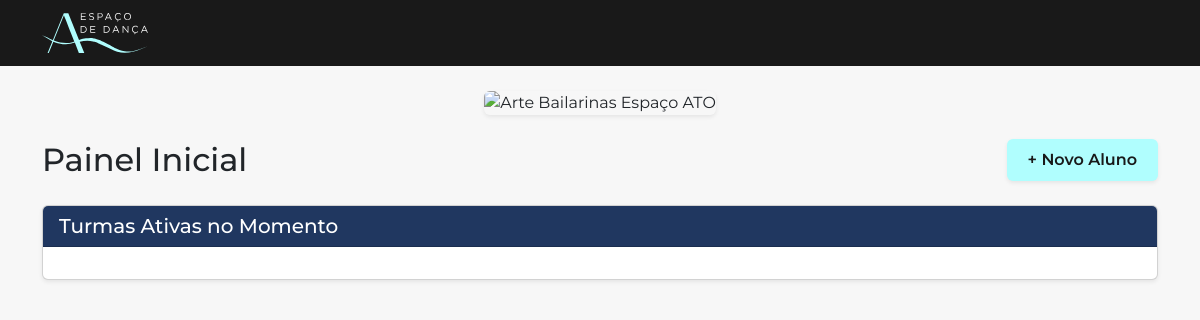
Before: / with the older database file.
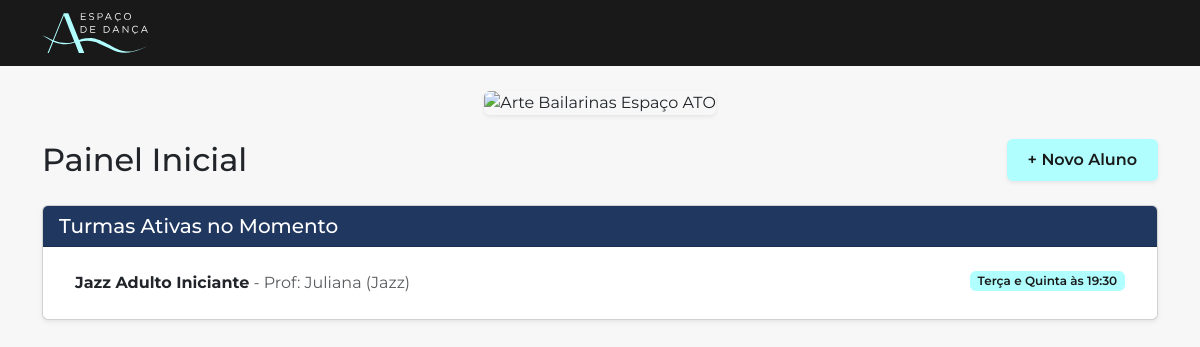
After: the same page with the newer database file.
### tables this page shows
CREATE TABLE turmas (
            id_turma INTEGER PRIMARY KEY AUTOINCREMENT,
            nome_turma TEXT NOT NULL,
            id_professor INTEGER,
            horario TEXT,
            dias_semana TEXT,
            valor_mensal_base REAL,
            tipo_gestao TEXT NOT NULL,
            is_particular BOOLEAN,
            cronograma TEXT,
            valor_por_aula REAL,
            ativo INTEGER DEFAULT 1,
            
            FOREIGN KEY (id_professor) REFERENCES professores (id_professor)
        );

CREATE TABLE professores (
            id_professor INTEGER PRIMARY KEY AUTOINCREMENT,
            nome TEXT NOT NULL,
            telefone TEXT,
            chave_pix TEXT UNIQUE,
            ativo INTEGER DEFAULT 1
        );

### app.py (the view)
@app.route('/')
def pagina_inicial():
    escola = "Espaço de Dança ATO"
    turmas_ativas = listar_turmas()
    return render_template('index.html', nome_dinamico=escola, lista_de_turmas=turmas_ativas)

### operacoes.py (called while the page is built)
def conectar_banco():
    conexao = sqlite3.connect('escola_danca.db')
    cursor = conexao.cursor()
    cursor.execute('PRAGMA foreign_keys = ON;')
    return conexao, cursor

def listar_turmas():
    conexao, cursor = conectar_banco()
    sql = '''
        SELECT
            turmas.id_turma,
            turmas.nome_turma,
            professores.nome,
            turmas.horario,
            turmas.dias_semana,
            turmas.valor_mensal_base
        FROM turmas
        LEFT JOIN professores ON turmas.id_professor = professores.id_professor
        WHERE turmas.ativo = 1
    '''
    cursor.execute(sql)
    turmas_banco = cursor.fetchall()
    conexao.close()
    lista_turmas = []
    for t in turmas_banco:
        lista_turmas.append({
            "id_turma": t[0],
            "nome_turma": t[1],
            "nome_professor": t[2] if t[2] else "Sem Professor",
            "horario": t[3],
            "dias_semana": t[4],
            "valor_mensal_base": t[5]
        })
    return lista_turmas

### templates/index.html (shortened to what this page needs)
<!DOCTYPE html>
<html lang="pt-br">
<head>
    <link href="https://cdn.jsdelivr.net/npm/bootstrap@5.3.0/dist/css/bootstrap.min.css" rel="stylesheet">
    <link rel="stylesheet" href="{{ url_for('static', filename='style.css') }}">
</head>
<body>
<nav class="navbar navbar-dark navbar-ato mb-4">
        <div class="container">
            <a class="navbar-brand" href="/">
                <img src="{{ url_for('static', filename='imagens/logo+horizontal+09.svg') }}" alt="Logo Espaço ATO" height="40">
            </a>
        </div>
    </nav>
<div class="container mb-4 text-center">
    <img src="{{ url_for('static', filename='imagens/banner_bailarinas.png') }}" class="img-fluid rounded shadow-sm" alt="Arte Bailarinas Espaço ATO" style="width: 100%; height: auto;">
</div>
    <div class="container">
        <div class="d-flex justify-content-between align-items-center mb-4">
            <h2 class="mb-0">Painel Inicial</h2>
            <a href="/cadastrar_aluno" class="btn badge-ato shadow-sm" style="font-size: 1rem; padding: 8px 20px;">
                + Novo Aluno
            </a>
        </div>
        <div class="card shadow-sm">
            <div class="card-header card-header-ato">
                <h5 class="mb-0">Turmas Ativas no Momento</h5>
            </div>
            <div class="card-body">
                <ul class="list-group list-group-flush">
                    {% for turma in lista_de_turmas %}
                        <li class="list-group-item">
                            <strong>{{ turma['nome_turma'] }}</strong>
                            <span class="text-muted">- Prof: {{ turma['nome_professor'] }}</span>
                            <span class="badge badge-ato float-end">{{ turma['dias_semana'] }} às {{ turma['horario'] }}</span>
                        </li>
                    {% endfor %}
                </ul>
            </div>
        </div>
    </div>
</body>
</html>

### static/style.css (style rules this page uses)
:root { --celeste: #B0FEFE; --polaris: #F7F7F7; --preto-matte: #191919; --rosa-apoio: #f5c5d1; --azul-marinho: #203760; }
body { font-family: 'Montserrat', sans-serif; background-color: var(--polaris) !important; }
.navbar-ato { background-color: var(--preto-matte) !important; }
.card-header-ato { background-color: var(--azul-marinho) !important; color: white; }
.badge-ato { background-color: var(--celeste) !important; color: var(--preto-matte) !important; font-weight: 600; }

Changed rows visible on the page:
added turmas: nome_turma "Jazz Adulto Iniciante", nome_professor "Juliana (Jazz)", dias_semana "Terça e Quinta", horario "19:30"
